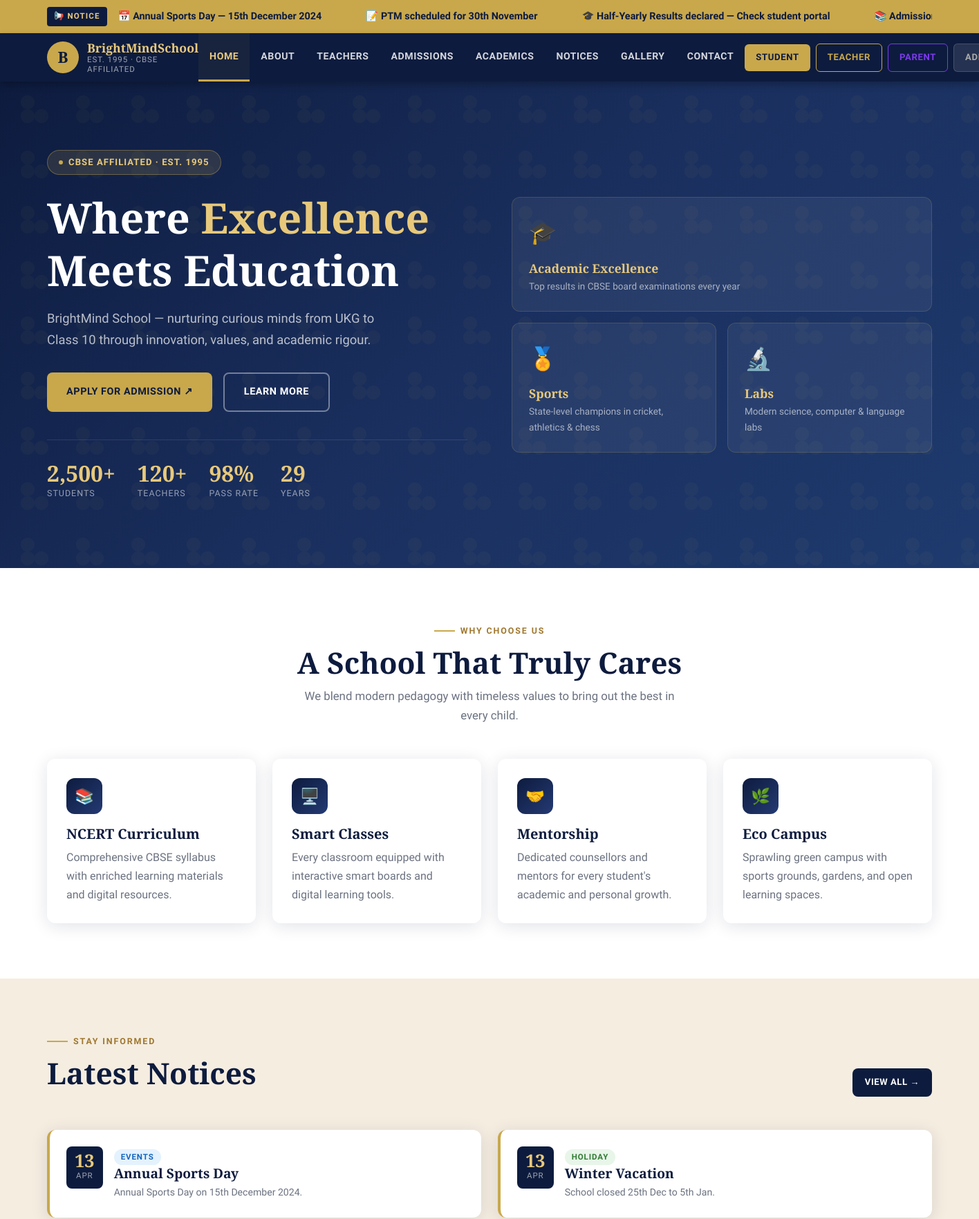
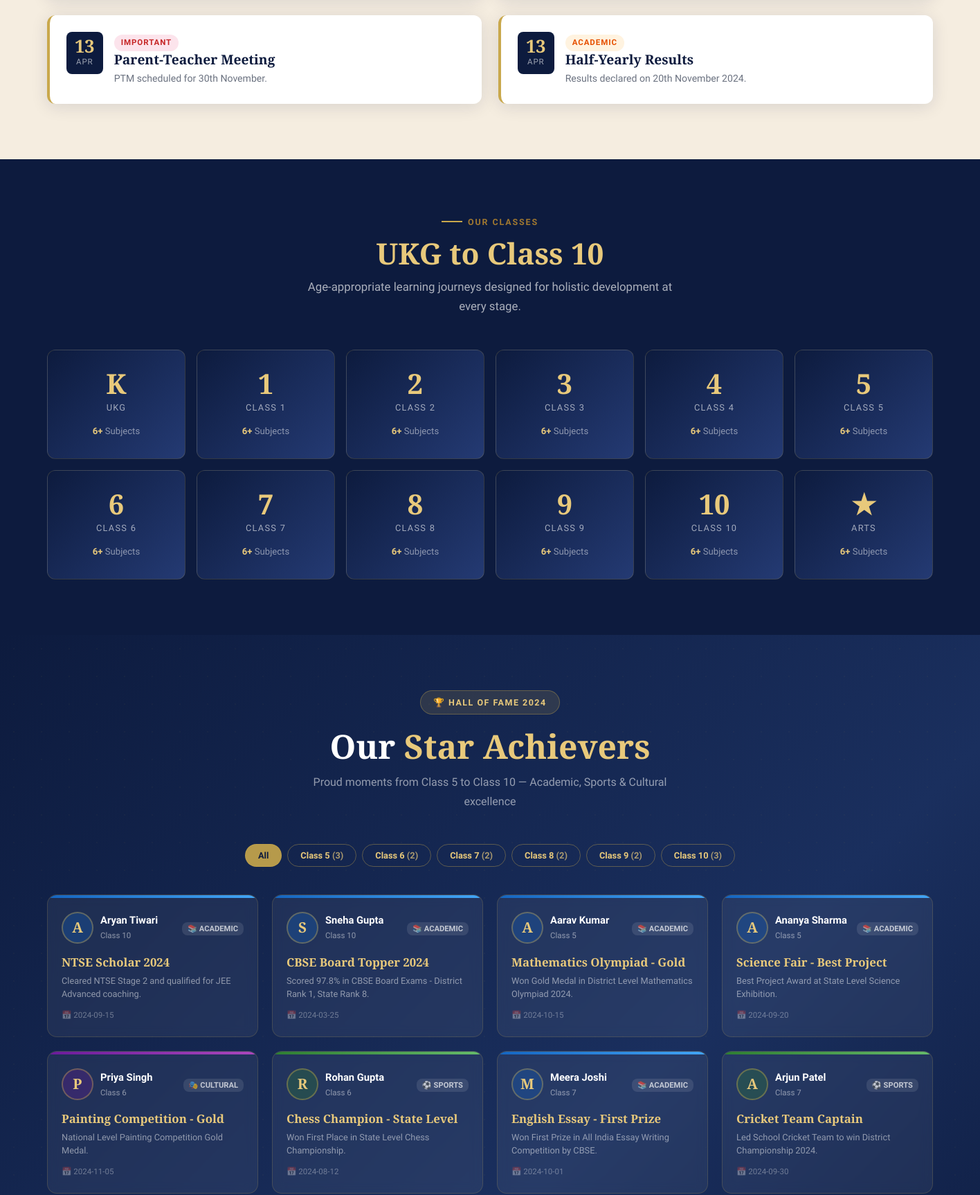
The page / (upper part) on the database its author committed (2 pictures, top to bottom).
### tables this page shows
CREATE TABLE notices (
            id INTEGER PRIMARY KEY AUTOINCREMENT,
            title TEXT NOT NULL, content TEXT NOT NULL,
            category TEXT DEFAULT "General",
            created_at TIMESTAMP DEFAULT CURRENT_TIMESTAMP
        );

CREATE TABLE achievements (
            id INTEGER PRIMARY KEY AUTOINCREMENT,
            student_id INTEGER, title TEXT NOT NULL, category TEXT NOT NULL,
            description TEXT, achievement_date TEXT, awarded_by TEXT,
            class_name TEXT, is_featured INTEGER DEFAULT 0,
            created_at TIMESTAMP DEFAULT CURRENT_TIMESTAMP
        , photo TEXT, student_name TEXT DEFAULT "");

### app.py (the view)
@app.route('/')
def home():
    db = get_db()
    notices = db.execute('SELECT * FROM notices ORDER BY created_at DESC LIMIT 4').fetchall()
    featured_achievers = db.execute(
        """SELECT * FROM achievements
           WHERE class_name IN ('Class 5','Class 6','Class 7','Class 8','Class 9','Class 10')
           ORDER BY class_name, achievement_date DESC LIMIT 12"""
    ).fetchall()
    return render_template('home.html', notices=notices, featured_achievers=featured_achievers)

### database/db.py (called while the page is built)
def get_db():
    db = getattr(g, '_database', None)
    if db is None:
        db = g._database = sqlite3.connect(DATABASE)
        db.row_factory = sqlite3.Row
        db.execute("PRAGMA foreign_keys = OFF")
    return db

### templates/home.html (shortened to what this page needs)
{% extends 'base.html' %}
{% block content %}
<section class="hero">
  <div class="hero-inner">
    <div class="hero-content fade-up">
      <div class="hero-badge"><span></span>CBSE Affiliated · Est. 1995</div>
      <h1>Where <em>Excellence</em> Meets Education</h1>
      <p class="hero-sub">BrightMind School — nurturing curious minds from UKG to Class 10 through innovation, values, and academic rigour.</p>
      <div class="hero-actions">
        <a href="{{ '/admissions' }}" class="btn btn-gold">Apply for Admission ↗</a>
        <a href="{{ '/about' }}" class="btn btn-outline">Learn More</a>
      </div>
      <div class="hero-stats">
        <div class="hero-stat"><span class="num">2,500+</span><span class="lbl">Students</span></div>
        <div class="hero-stat"><span class="num">120+</span><span class="lbl">Teachers</span></div>
        <div class="hero-stat"><span class="num">98%</span><span class="lbl">Pass Rate</span></div>
        <div class="hero-stat"><span class="num">29</span><span class="lbl">Years</span></div>
      </div>
    </div>
    <div class="hero-visual fade-up delay-2">
      <div class="hero-card"><div class="icon">🎓</div><h4>Academic Excellence</h4><p>Top results in CBSE board examinations every year</p></div>
      <div class="hero-card"><div class="icon">🏅</div><h4>Sports</h4><p>State-level champions in cricket, athletics & chess</p></div>
      <div class="hero-card"><div class="icon">🔬</div><h4>Labs</h4><p>Modern science, computer & language labs</p></div>
    </div>
  </div>
</section>
<section class="section bg-white">
  <div class="section-inner">
    <div class="section-header centered">
      <div class="section-label">Why Choose Us</div>
      <h2 class="section-title">A School That Truly Cares</h2>
      <p class="section-sub">We blend modern pedagogy with timeless values to bring out the best in every child.</p>
    </div>
    <div class="grid-4">
      <div class="card fade-up">
        <div class="card-body">
          <div class="card-icon">📚</div>
          <h3>NCERT Curriculum</h3>
          <p>Comprehensive CBSE syllabus with enriched learning materials and digital resources.</p>
        </div>
      </div>
      <div class="card fade-up delay-1">
        <div class="card-body">
          <div class="card-icon">🖥️</div>
          <h3>Smart Classes</h3>
          <p>Every classroom equipped with interactive smart boards and digital learning tools.</p>
        </div>
      </div>
      <div class="card fade-up delay-2">
        <div class="card-body">
          <div class="card-icon">🤝</div>
          <h3>Mentorship</h3>
          <p>Dedicated counsellors and mentors for every student's academic and personal growth.</p>
        </div>
      </div>
      <div class="card fade-up delay-3">
        <div class="card-body">
          <div class="card-icon">🌿</div>
          <h3>Eco Campus</h3>
          <p>Sprawling green campus with sports grounds, gardens, and open learning spaces.</p>
        </div>
      </div>
    </div>
  </div>
</section>
<section class="section bg-warm">
  <div class="section-inner">
    <div class="section-header" style="display:flex;align-items:flex-end;justify-content:space-between;flex-wrap:wrap;gap:1rem;">
      <div>
        <div class="section-label">Stay Informed</div>
        <h2 class="section-title">Latest Notices</h2>
      </div>
      <a href="{{ '/notices' }}" class="btn btn-navy btn-sm">View All →</a>
    </div>
    <div class="grid-2">
      {% for notice in notices %}
      <div class="notice-card fade-up">
        <div class="nc-date">
          <div class="day">{{ notice['created_at'][:10].split('-')[2] }}</div>
          <div class="mon">{{ ['Jan','Feb','Mar','Apr','May','Jun','Jul','Aug','Sep','Oct','Nov','Dec'][notice['created_at'][:10].split('-')[1]|int - 1] }}</div>
        </div>
        <div class="nc-body">
          <span class="notice-badge badge-{{ notice['category']|lower }}">{{ notice['category'] }}</span>
          <h4>{{ notice['title'] }}</h4>
          <p>{{ notice['content'][:100] }}{% if notice['content']|length > 100 %}…{% endif %}</p>
        </div>
      </div>
      {% endfor %}
    </div>
  </div>
</section>
<section class="section bg-navy">
  <div class="section-inner">
    <div class="section-header centered">
      <div class="section-label">Our Classes</div>
      <h2 class="section-title">UKG to Class 10</h2>
      <p class="section-sub">Age-appropriate learning journeys designed for holistic development at every stage.</p>
    </div>
    <div style="display:grid;grid-template-columns:repeat(6,1fr);gap:1rem;">
      {% for cls in [('UKG','K'),('1','1'),('2','2'),('3','3'),('4','4'),('5','5'),('6','6'),('7','7'),('8','8'),('9','9'),('10','10'),('Special','★')] %}
      <a href="{{ '/academics' }}" class="class-card">
        <div class="cls-num">{{ cls[1] }}</div>
        <div class="cls-label">{% if cls[0]=='UKG' %}UKG{% elif cls[0]=='Special' %}Arts{% else %}Class {{ cls[0] }}{% endif %}</div>
        <div class="cls-subs"><strong>6+</strong> Subjects</div>
      </a>
      {% endfor %}
    </div>
  </div>
</section>
<section style="background:linear-gradient(135deg,#0d1b3e 0%,#1a2f5e 60%,#0d1b3e 100%);padding:5rem 2rem;position:relative;overflow:hidden;">
  <div style="position:absolute;inset:0;opacity:0.04;background-image:radial-gradient(circle, #c9a84c 1px, transparent 1px);background-size:40px 40px;"></div>
  <div style="max-width:1280px;margin:0 auto;position:relative;z-index:1;">
    <div style="text-align:center;margin-bottom:3rem;">
      <div style="display:inline-flex;align-items:center;gap:8px;background:rgba(201,168,76,0.15);border:1px solid rgba(201,168,76,0.35);color:#e8c97b;padding:6px 18px;border-radius:30px;font-size:0.78rem;font-weight:700;letter-spacing:0.12em;text-transform:uppercase;margin-bottom:1rem;">
        🏆 Hall of Fame 2024
      </div>
      <h2 style="color:#fff;font-family:'Cormorant Garamond',serif;font-size:clamp(2rem,4vw,3rem);margin-bottom:0.5rem;">
        Our <em style="color:#e8c97b;font-style:normal;">Star Achievers</em>
      </h2>
      <p style="color:rgba(255,255,255,0.55);font-size:1rem;max-width:520px;margin:0 auto;">
        Proud moments from Class 5 to Class 10 — Academic, Sports & Cultural excellence
      </p>
    </div>
    <div style="display:flex;gap:0.5rem;justify-content:center;flex-wrap:wrap;margin-bottom:2.5rem;" id="classFilters">
      {% for cls, num in [('All',14),('Class 5',3),('Class 6',2),('Class 7',2),('Class 8',2),('Class 9',2),('Class 10',3)] %}
      <button onclick="filterClass('{{ cls }}')"
        id="btn-{{ cls|replace(' ','-') }}"
        style="padding:8px 18px;border-radius:20px;border:1.5px solid rgba(201,168,76,0.4);background:{% if loop.first %}rgba(201,168,76,0.9);color:#0d1b3e{% else %}transparent;color:#e8c97b{% endif %};font-weight:700;font-size:0.8rem;cursor:pointer;transition:all 0.2s;font-family:'Source Sans 3',sans-serif;">
        {{ cls }} {% if cls != 'All' %}<span style="opacity:0.7;">({{ num }})</span>{% endif %}
      </button>
      {% endfor %}
    </div>
    <div id="achieverGrid" style="display:grid;grid-template-columns:repeat(auto-fill,minmax(260px,1fr));gap:1.25rem;">
      {% for item in featured_achievers %}
      <div class="achiever-card" data-class="{{ item['class_name'] }}"
        style="background:rgba(255,255,255,0.06);border:1px solid rgba(201,168,76,0.2);border-radius:14px;overflow:hidden;transition:all 0.3s;backdrop-filter:blur(8px);"
        onmouseover="this.style.background='rgba(255,255,255,0.1)';this.style.borderColor='rgba(201,168,76,0.5)';this.style.transform='translateY(-5px)'"
        onmouseout="this.style.background='rgba(255,255,255,0.06)';this.style.borderColor='rgba(201,168,76,0.2)';this.style.transform=''">
        <div style="height:4px;background:{% if item['category']=='Academic' %}linear-gradient(90deg,#1565c0,#42a5f5){% elif item['category']=='Sports' %}linear-gradient(90deg,#2e7d32,#66bb6a){% elif item['category']=='Cultural' %}linear-gradient(90deg,#6a1b9a,#ab47bc){% else %}linear-gradient(90deg,#c9a84c,#e8c97b){% endif %};"></div>
        <div style="padding:1.25rem;">
          <div style="display:flex;align-items:center;gap:10px;margin-bottom:1rem;">
            <div style="width:46px;height:46px;border-radius:50%;border:2px solid rgba(201,168,76,0.4);display:flex;align-items:center;justify-content:center;font-family:'Cormorant Garamond',serif;font-size:1.3rem;font-weight:700;color:#e8c97b;flex-shrink:0;
              background:{% if item['category']=='Academic' %}rgba(21,101,192,0.3){% elif item['category']=='Sports' %}rgba(46,125,50,0.3){% elif item['category']=='Cultural' %}rgba(106,27,154,0.3){% else %}rgba(201,168,76,0.2){% endif %};">
              {% if item['photo'] %}
              <img src="/static/uploads/achievements/{{ item['photo'] }}" style="width:100%;height:100%;border-radius:50%;object-fit:cover;">
              {% else %}
              {{ (item['student_name'] or 'S')[0] }}
              {% endif %}
            </div>
            <div>
              <div style="font-weight:800;color:#fff;font-size:0.92rem;">{{ item['student_name'] or 'Student' }}</div>
              <div style="font-size:0.72rem;color:rgba(255,255,255,0.5);">{{ item['class_name'] }}</div>
            </div>
            <div style="margin-left:auto;">
              <span style="background:rgba(255,255,255,0.1);color:rgba(255,255,255,0.7);font-size:0.7rem;font-weight:700;padding:3px 8px;border-radius:8px;text-transform:uppercase;">
                {% if item['category']=='Academic' %}📚{% elif item['category']=='Sports' %}⚽{% elif item['category']=='Cultural' %}🎭{% else %}⭐{% endif %}
                {{ item['category'] }}
              </span>
            </div>
          </div>
          <h4 style="color:#e8c97b;font-family:'Cormorant Garamond',serif;font-size:1.05rem;font-weight:600;margin-bottom:0.4rem;line-height:1.3;">{{ item['title'] }}</h4>
          <p style="font-size:0.8rem;color:rgba(255,255,255,0.5);line-height:1.5;">{{ item['description'][:80] if item['description'] else '' }}{% if item['description'] and item['description']|length > 80 %}…{% endif %}</p>
          {% if item['achievement_date'] %}
          <div style="margin-top:0.75rem;font-size:0.72rem;color:rgba(255,255,255,0.35);">📅 {{ item['achievement_date'] }}</div>
          {% endif %}
        </div>
      </div>
      {% endfor %}
    </div>
  </div>
</section>
{% endblock %}

### rows shown on the page
notices: created_at "13", created_at "APR", category "EVENTS", title "Annual Sports Day", content "Annual Sports Day on 15th December 2024."
notices: created_at "13", created_at "APR", category "HOLIDAY", title "Winter Vacation", content "School closed 25th Dec to 5th Jan."
notices: created_at "13", created_at "APR", category "IMPORTANT", title "Parent-Teacher Meeting", content "PTM scheduled for 30th November."
notices: created_at "13", created_at "APR", category "ACADEMIC", title "Half-Yearly Results", content "Results declared on 20th November 2024."
achievements: student_name "A", student_name "Aryan Tiwari", class_name "Class 10", category "ACADEMIC", title "NTSE Scholar 2024", description "Cleared NTSE Stage 2 and qualified for JEE Advanced coaching.", achievement_date "2024-09-15"
achievements: student_name "S", student_name "Sneha Gupta", class_name "Class 10", category "ACADEMIC", title "CBSE Board Topper 2024", description "Scored 97.8% in CBSE Board Exams - District Rank 1, State Rank 8.", achievement_date "2024-03-25"
achievements: student_name "A", student_name "Aarav Kumar", class_name "Class 5", category "ACADEMIC", title "Mathematics Olympiad - Gold", description "Won Gold Medal in District Level Mathematics Olympiad 2024.", achievement_date "2024-10-15"
achievements: student_name "A", student_name "Ananya Sharma", class_name "Class 5", category "ACADEMIC", title "Science Fair - Best Project", description "Best Project Award at State Level Science Exhibition.", achievement_date "2024-09-20"
achievements: student_name "P", student_name "Priya Singh", class_name "Class 6", category "CULTURAL", title "Painting Competition - Gold", description "National Level Painting Competition Gold Medal.", achievement_date "2024-11-05"
achievements: student_name "R", student_name "Rohan Gupta", class_name "Class 6", category "SPORTS", title "Chess Champion - State Level", description "Won First Place in State Level Chess Championship.", achievement_date "2024-08-12"
achievements: student_name "M", student_name "Meera Joshi", class_name "Class 7", category "ACADEMIC", title "English Essay - First Prize", description "Won First Prize in All India Essay Writing Competition by CBSE.", achievement_date "2024-10-01"
achievements: student_name "A", student_name "Arjun Patel", class_name "Class 7", category "SPORTS", title "Cricket Team Captain", description "Led School Cricket Team to win District Championship 2024.", achievement_date "2024-09-30"

### other values the page prints
{{ cls[1] }} "K" "1" "2" "3" "4" "5" "6" "7" "8" "9" "10" "★"
{{ cls[0] }} "1" "2" "3" "4" "5" "6" "7" "8" "9" "10"
{{ cls }} "All" "Class 5" "Class 6" "Class 7" "Class 8" "Class 9" "Class 10"
{{ num }} "3" "2" "2" "2" "2" "3"
